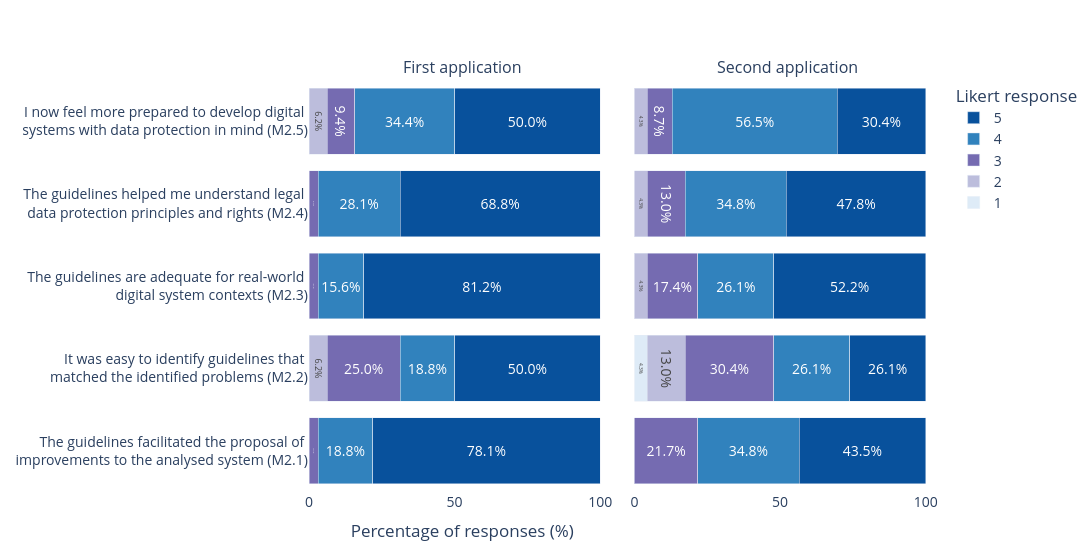

Notebook code for this chart:
### Code cell
import pandas as pd
import plotly.graph_objects as go
from plotly.subplots import make_subplots



# === Data  from the sheet 'perception_en' in the spreadsheet ../data/evaluation1-post-activity-questionnaire.xlsx ===
df_inst1 = {
    "Question": [
        "The guidelines facilitated the proposal of <br> improvements to the analysed system (M2.1)",
        "It was easy to identify guidelines that <br> matched the identified problems (M2.2)",
        "The guidelines are adequate for real-world <br> digital system contexts (M2.3)",
        "The guidelines helped me understand legal <br> data protection principles and rights (M2.4)",
        "I now feel more prepared to develop digital <br> systems with data protection in mind (M2.5)"
    ],
    "1": [0, 0, 0, 0, 0],
    "2": [0, 2, 0, 0, 2],
    "3": [1, 8, 1, 1, 3],
    "4": [6, 6, 5, 9, 11],
    "5": [25, 16, 26, 22, 16],
    "N": [32, 32, 32, 32, 32]
}

# === Data  from the sheet 'perception_en' in the spreadsheet ../data/evaluation2-post-activity-questionnaire.xlsx ===
df_inst2 = {
    "Question": [
        "The guidelines facilitated the proposal of <br> improvements to the analysed system (M2.1)",
        "It was easy to identify guidelines that <br> matched the identified problems (M2.2)",
        "The guidelines are adequate for real-world <br> digital system contexts (M2.3)",
        "The guidelines helped me understand legal <br> data protection principles and rights (M2.4)",
        "I now feel more prepared to develop digital <br> systems with data protection in mind (M2.5)"
    ],
    "1": [0, 1, 0, 0, 0],
    "2": [0, 3, 1, 1, 1],
    "3": [5, 7, 4, 3, 2],
    "4": [8, 6, 6, 8, 13],
    "5": [10, 6, 12, 11, 7],
    "N": [23, 23, 23, 23, 23]
}

df1 = pd.DataFrame(df_inst1)
df2 = pd.DataFrame(df_inst2)

response_order = ["1", "2", "3", "4", "5"]

colors = ['#deebf7', '#bcbddc', '#756bb1', '#3182bd', '#08519c']

fig = make_subplots(
    rows=1,
    cols=2,
    shared_yaxes=True,
    horizontal_spacing=0.03,
    subplot_titles=["First application", "Second application"]
)


def add_likert_bars(fig, df, col, show_legend):
    for i, response in enumerate(response_order):
        counts = df[response]
        percentages = (counts / df["N"]) * 100
        labels = [f"{p:.1f}%" if p > 0 else "" for p in percentages]

        fig.add_trace(
            go.Bar(
                y=df["Question"],
                x=percentages,
                orientation='h',
                name=response,
                marker_color=colors[i],
                text=labels,
                textposition='inside',
                insidetextanchor='middle',
                showlegend=show_legend
            ),
            row=1,
            col=col
        )

add_likert_bars(fig, df1, col=1, show_legend=False)
add_likert_bars(fig, df2, col=2, show_legend=True)


# show questions only in left subplot
fig.update_yaxes(showticklabels=True, row=1, col=1)
fig.update_yaxes(showticklabels=False, row=1, col=2)

fig.update_layout(
    barmode='stack',
    xaxis_title="Percentage of responses (%)",
    legend_title="Likert response",
    font=dict(size=14),
    plot_bgcolor='white',
    height=550,
    width=1400,
    margin=dict(l=40, r=40, t=80, b=40)
)

fig.show()
fig.write_image("../images/figure13.png", scale=3)

### Figure 1 — Plotly figure (JSON) as saved in the notebook; plotly's stock layout.template omitted (floating-point values rounded to 4 significant figures)
{"data": [{"insidetextanchor": "middle", "marker": {"color": "#deebf7"}, "name": "1", "orientation": "h", "showlegend": false, "text": ["", "", "", "", ""], "textposition": "inside", "type": "bar", "x": [0, 0, 0, 0, 0], "xaxis": "x", "y": ["The guidelines facilitated the proposal of <br> improvements to the analysed system (M2.1)", "It was easy to identify guidelines that <br> matched the identified problems (M2.2)", "The guidelines are adequate for real-world <br> digital system contexts (M2.3)", "The guidelines helped me understand legal <br> data protection principles and rights (M2.4)", "I now feel more prepared to develop digital <br> systems with data protection in mind (M2.5)"], "yaxis": "y"}, {"insidetextanchor": "middle", "marker": {"color": "#bcbddc"}, "name": "2", "orientation": "h", "showlegend": false, "text": ["", "6.2%", "", "", "6.2%"], "textposition": "inside", "type": "bar", "x": [0, 6.25, 0, 0, 6.25], "xaxis": "x", "y": ["The guidelines facilitated the proposal of <br> improvements to the analysed system (M2.1)", "It was easy to identify guidelines that <br> matched the identified problems (M2.2)", "The guidelines are adequate for real-world <br> digital system contexts (M2.3)", "The guidelines helped me understand legal <br> data protection principles and rights (M2.4)", "I now feel more prepared to develop digital <br> systems with data protection in mind (M2.5)"], "yaxis": "y"}, {"insidetextanchor": "middle", "marker": {"color": "#756bb1"}, "name": "3", "orientation": "h", "showlegend": false, "text": ["3.1%", "25.0%", "3.1%", "3.1%", "9.4%"], "textposition": "inside", "type": "bar", "x": [3.125, 25, 3.125, 3.125, 9.375], "xaxis": "x", "y": ["The guidelines facilitated the proposal of <br> improvements to the analysed system (M2.1)", "It was easy to identify guidelines that <br> matched the identified problems (M2.2)", "The guidelines are adequate for real-world <br> digital system contexts (M2.3)", "The guidelines helped me understand legal <br> data protection principles and rights (M2.4)", "I now feel more prepared to develop digital <br> systems with data protection in mind (M2.5)"], "yaxis": "y"}, {"insidetextanchor": "middle", "marker": {"color": "#3182bd"}, "name": "4", "orientation": "h", "showlegend": false, "text": ["18.8%", "18.8%", "15.6%", "28.1%", "34.4%"], "textposition": "inside", "type": "bar", "x": [18.75, 18.75, 15.62, 28.12, 34.38], "xaxis": "x", "y": ["The guidelines facilitated the proposal of <br> improvements to the analysed system (M2.1)", "It was easy to identify guidelines that <br> matched the identified problems (M2.2)", "The guidelines are adequate for real-world <br> digital system contexts (M2.3)", "The guidelines helped me understand legal <br> data protection principles and rights (M2.4)", "I now feel more prepared to develop digital <br> systems with data protection in mind (M2.5)"], "yaxis": "y"}, {"insidetextanchor": "middle", "marker": {"color": "#08519c"}, "name": "5", "orientation": "h", "showlegend": false, "text": ["78.1%", "50.0%", "81.2%", "68.8%", "50.0%"], "textposition": "inside", "type": "bar", "x": [78.12, 50, 81.25, 68.75, 50], "xaxis": "x", "y": ["The guidelines facilitated the proposal of <br> improvements to the analysed system (M2.1)", "It was easy to identify guidelines that <br> matched the identified problems (M2.2)", "The guidelines are adequate for real-world <br> digital system contexts (M2.3)", "The guidelines helped me understand legal <br> data protection principles and rights (M2.4)", "I now feel more prepared to develop digital <br> systems with data protection in mind (M2.5)"], "yaxis": "y"}, {"insidetextanchor": "middle", "marker": {"color": "#deebf7"}, "name": "1", "orientation": "h", "showlegend": true, "text": ["", "4.3%", "", "", ""], "textposition": "inside", "type": "bar", "x": [0, 4.348, 0, 0, 0], "xaxis": "x2", "y": ["The guidelines facilitated the proposal of <br> improvements to the analysed system (M2.1)", "It was easy to identify guidelines that <br> matched the identified problems (M2.2)", "The guidelines are adequate for real-world <br> digital system contexts (M2.3)", "The guidelines helped me understand legal <br> data protection principles and rights (M2.4)", "I now feel more prepared to develop digital <br> systems with data protection in mind (M2.5)"], "yaxis": "y2"}, {"insidetextanchor": "middle", "marker": {"color": "#bcbddc"}, "name": "2", "orientation": "h", "showlegend": true, "text": ["", "13.0%", "4.3%", "4.3%", "4.3%"], "textposition": "inside", "type": "bar", "x": [0, 13.04, 4.348, 4.348, 4.348], "xaxis": "x2", "y": ["The guidelines facilitated the proposal of <br> improvements to the analysed system (M2.1)", "It was easy to identify guidelines that <br> matched the identified problems (M2.2)", "The guidelines are adequate for real-world <br> digital system contexts (M2.3)", "The guidelines helped me understand legal <br> data protection principles and rights (M2.4)", "I now feel more prepared to develop digital <br> systems with data protection in mind (M2.5)"], "yaxis": "y2"}, {"insidetextanchor": "middle", "marker": {"color": "#756bb1"}, "name": "3", "orientation": "h", "showlegend": true, "text": ["21.7%", "30.4%", "17.4%", "13.0%", "8.7%"], "textposition": "inside", "type": "bar", "x": [21.74, 30.43, 17.39, 13.04, 8.696], "xaxis": "x2", "y": ["The guidelines facilitated the proposal of <br> improvements to the analysed system (M2.1)", "It was easy to identify guidelines that <br> matched the identified problems (M2.2)", "The guidelines are adequate for real-world <br> digital system contexts (M2.3)", "The guidelines helped me understand legal <br> data protection principles and rights (M2.4)", "I now feel more prepared to develop digital <br> systems with data protection in mind (M2.5)"], "yaxis": "y2"}, {"insidetextanchor": "middle", "marker": {"color": "#3182bd"}, "name": "4", "orientation": "h", "showlegend": true, "text": ["34.8%", "26.1%", "26.1%", "34.8%", "56.5%"], "textposition": "inside", "type": "bar", "x": [34.78, 26.09, 26.09, 34.78, 56.52], "xaxis": "x2", "y": ["The guidelines facilitated the proposal of <br> improvements to the analysed system (M2.1)", "It was easy to identify guidelines that <br> matched the identified problems (M2.2)", "The guidelines are adequate for real-world <br> digital system contexts (M2.3)", "The guidelines helped me understand legal <br> data protection principles and rights (M2.4)", "I now feel more prepared to develop digital <br> systems with data protection in mind (M2.5)"], "yaxis": "y2"}, {"insidetextanchor": "middle", "marker": {"color": "#08519c"}, "name": "5", "orientation": "h", "showlegend": true, "text": ["43.5%", "26.1%", "52.2%", "47.8%", "30.4%"], "textposition": "inside", "type": "bar", "x": [43.48, 26.09, 52.17, 47.83, 30.43], "xaxis": "x2", "y": ["The guidelines facilitated the proposal of <br> improvements to the analysed system (M2.1)", "It was easy to identify guidelines that <br> matched the identified problems (M2.2)", "The guidelines are adequate for real-world <br> digital system contexts (M2.3)", "The guidelines helped me understand legal <br> data protection principles and rights (M2.4)", "I now feel more prepared to develop digital <br> systems with data protection in mind (M2.5)"], "yaxis": "y2"}], "layout": {"annotations": [{"font": {"size": 16}, "showarrow": false, "text": "First application", "x": 0.2425, "xanchor": "center", "xref": "paper", "y": 1, "yanchor": "bottom", "yref": "paper"}, {"font": {"size": 16}, "showarrow": false, "text": "Second application", "x": 0.7575, "xanchor": "center", "xref": "paper", "y": 1, "yanchor": "bottom", "yref": "paper"}], "barmode": "stack", "font": {"size": 14}, "height": 550, "legend": {"title": {"text": "Likert response"}}, "margin": {"b": 40, "l": 40, "r": 40, "t": 80}, "plot_bgcolor": "white", "width": 1400, "xaxis": {"anchor": "y", "domain": [0, 0.485], "title": {"text": "Percentage of responses (%)"}}, "xaxis2": {"anchor": "y2", "domain": [0.515, 1]}, "yaxis": {"anchor": "x", "domain": [0, 1], "showticklabels": true}, "yaxis2": {"anchor": "x2", "domain": [0, 1], "matches": "y", "showticklabels": false}}}
